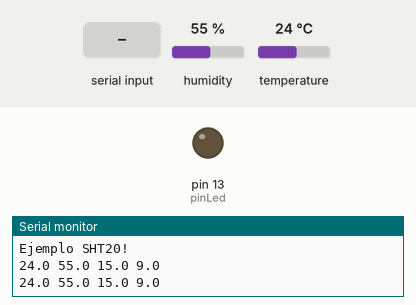
Bench run of a sketch on a simulated Arduino Uno, built with avr-gcc and run on an emulated ATmega328P. Parts: output pins drawn as LEDs (lit = HIGH), the last lines printed to the serial monitor. Inputs (shaded band) come from the test bench; at power-on: humidity 55 %, temperature 24 °C.

Above: at 1.3 s.
1.4 s: "1" received over Serial
At 2.9 s:
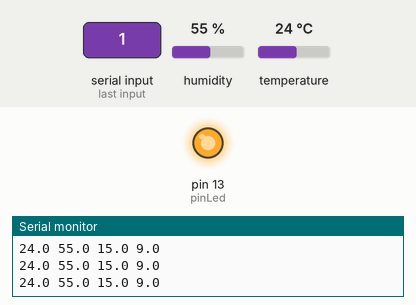
3.7 s: "0" received over Serial
At 5.1 s:
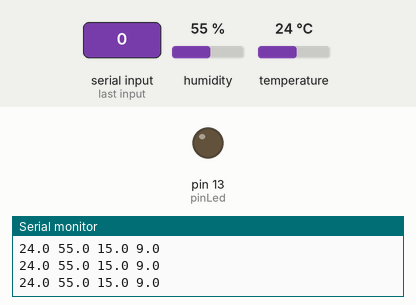
Timing chart, 0 to 6.7 s (numbered marks = the images above; inputs shaded):
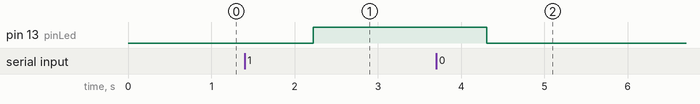

Measured:
- after the input at 1.4 s, pin 13 (pinLed): LOW → HIGH after 0.82 s
- after the input at 3.7 s, pin 13 (pinLed): HIGH → LOW after 0.61 s

The sketch:

Arduino.ino
```cpp
//Declaracion de librerias
#include <Wire.h>
#include "DFRobot_SHT20.h"


//Declara variables y objetos que se usaran
DFRobot_SHT20 sht20;
int pinLed = 13;


//Clase para almacenar datos climaticos
class DatosClimaticos {
public:
  float humedad;
  float temperatura;
  float puntoRocio;
  float difTemperatura;
//Constructor de la clase “DatosClimaticos”
  DatosClimaticos(float humedad, float temperatura, float puntoRocio, float difTemperatura) {
    this->humedad = humedad;
    this->temperatura = temperatura;
    this->puntoRocio = puntoRocio;
    this->difTemperatura = difTemperatura;
  }
//Convertir datos a cadena de texto
  String toString() {
    String cadenaDatos = String(temperatura, 1) + " " + String(humedad, 1) + " " + String(puntoRocio, 1) + " " + String(difTemperatura, 1);
    return cadenaDatos;
  }
};


void setup() {
  Serial.begin(9600);//inicia el puerto serie a 9600 baudios
  pinMode(pinLed, OUTPUT); //Define el pin 13 como salida del Led
  Serial.println("Ejemplo SHT20!");//Muestra un mensaje en el monitor serie
  sht20.initSHT20();//inicializa el sensor de temperatura y humedad
  delay(100);//Espera 100ms pra que el sensor se estabilice
  sht20.checkSHT20();//Comprueba que el sensor este funcionando correctamente
}


void loop() {
  float humedad = sht20.readHumidity();//Leer la humedad del sensor
  float temperatura = sht20.readTemperature();//Leer la temperatura del sensor


  float puntoRocio = temperatura - (100 - humedad) / 5.0;// Calcular el punto de rocío


  float difTemperatura = temperatura - puntoRocio;// Calcular la diferencia entre la temperatura y el punto de rocío


//Crea un objeto de la clase “DatosClimaticos” con los nuevos datos
  DatosClimaticos nuevosDatos = DatosClimaticos(humedad, temperatura, puntoRocio, difTemperatura);
  Serial.println(nuevosDatos.toString());//Muestra los datos en el puerto serie


  // Esperar a que llegue un comando de Processing
  while (Serial.available() > 0) {
    char comando = Serial.read();
    if (comando == '1') {
      digitalWrite(pinLed, HIGH); // Encender el LED
    } else if (comando == '0') {
      digitalWrite(pinLed, LOW); // Apagar el LED
    }
  }


  delay(1000);//Espera 1 segundo antes de repetir el bucle
}
```
